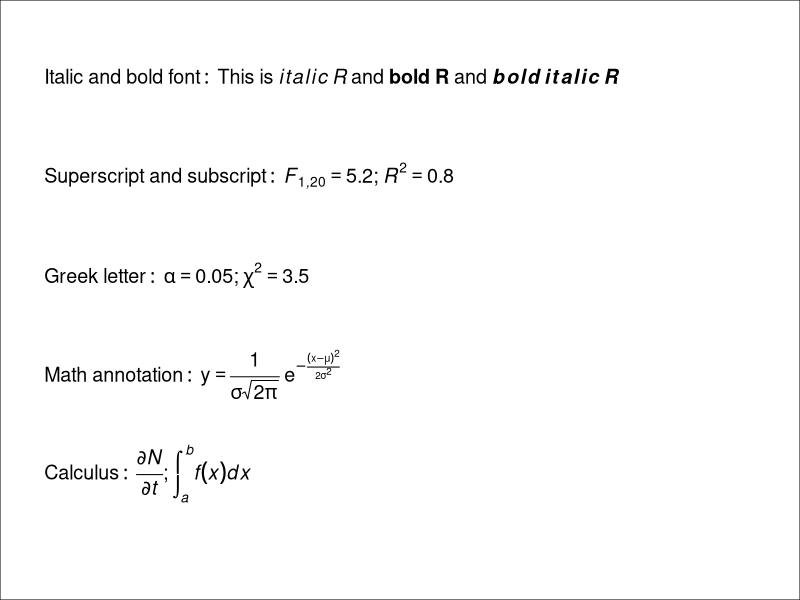
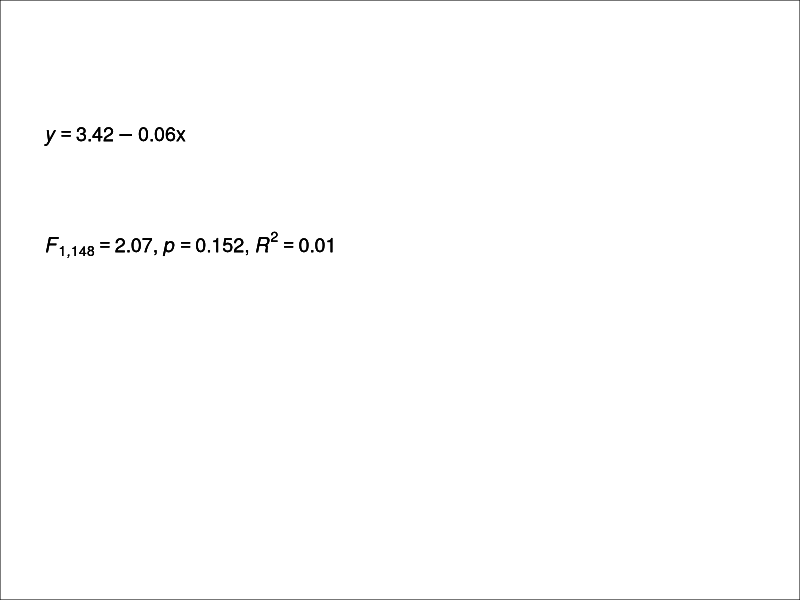
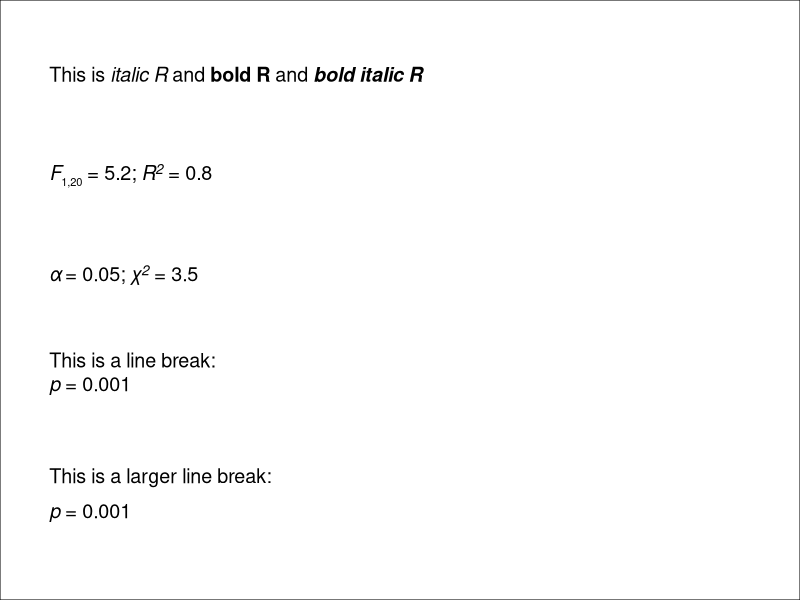

The R script that drew these images, in order:
## ---- chunk 1
knitr::opts_chunk$set(message = F, 
                      error = F, 
                      warning = F,
                      fig.align = "center")

## ---- chunk 2
library(tidyverse)

### Common math expressions and symbols
ggplot() + 
  annotate(geom = "text", x = 1, y = 1, label = expression(Italic~and~bold~font:~This~is~italic(italic~R)~and~bold(bold~R)~and~bolditalic(bold~italic~R)), size = 5, hjust = 0) + 
  annotate(geom = "text", x = 1, y = 0.8, label = expression(Superscript~and~subscript:~italic(F[1*","*20]) == 5.2*";"~italic(R^2) == 0.8), size = 5, hjust = 0) + 
  annotate(geom = "text", x = 1, y = 0.6, label = expression(Greek~letter:~italic(alpha) == 0.05*";"~italic(chi^2) == 3.5), size = 5, hjust = 0) + 
  annotate(geom = "text", x = 1, y = 0.4, label = expression(Math~annotation:~y == frac(1, sigma*sqrt(2*pi))~e^-frac((x-mu)^2, 2*sigma^2)), size = 5, hjust = 0) + 
  annotate(geom = "text", x = 1, y = 0.2, label = expression(Calculus:~italic(frac(partialdiff*N, partialdiff*t))*";"~italic(integral(f(x)*dx, a, b))), size = 5, hjust = 0) + 
  scale_x_continuous(limits = c(0.9, 10)) +
  scale_y_continuous(limits = c(0, 1.1)) + 
  theme_void() +
  theme(plot.background = element_rect())

## ---- chunk 3
### Create functions that extract linear model results
# function for extracting coefficients
lm_coefficients_fun <- function(model){
  
  a <- round(coef(model)[1], 2)
  b <- round(coef(model)[2], 2)
  
  if (b > 0) {
    
    # use ".()" to substitute object values in the expression
    equation <- bquote(italic(y) == .(a) + .(b)*x)
    
  } else {
    
    b <- abs(b)
    equation <- bquote(italic(y) == .(a) - .(b)*x)
    
  }
  
  return(equation)
}

# function for extracting statistical results
lm_stat_results_fun <- function(model){
  
  f <- round(summary(model)$fstatistic[1], digits = 2)
  df1 <- round(summary(model)$fstatistic[2], 1)
  df2 <- round(summary(model)$fstatistic[3], 1)
  p_value <- round(anova(model)$`Pr(>F)`[1], 3)
  r2 <- round(summary(model)$r.squared, digits = 2)
  
  
  if (p_value > 0.001) {
    
    # use ".()" to substitute object values in the expression
    statistics <- bquote(italic(F[.(df1)*","*.(df2)]) == .(f)*","~italic(p) == .(p_value)*","~italic(R^2) ==.(r2))
    
  } else {
    
    statistics <- bquote(italic(F[.(df1)*","*.(df2)]) == .(f)*","~italic(p) < 0.001*","~italic(R^2) == .(r2))
    
  }
  
  return(statistics)
}

### Extract model results and store the expressions as objects
lm_iris <- lm(Sepal.Width ~ Sepal.Length, data = iris)
coefs <- lm_coefficients_fun(model = lm_iris)
stats <- lm_stat_results_fun(model = lm_iris)

### Use "bquote()" again to add the expressions to the plot
ggplot() +
  annotate(geom = "text", x = 1, y = 1, label = bquote(.(coefs)), size = 5, hjust = 0) + 
  annotate(geom = "text", x = 1, y = 0.9, label = bquote(.(stats)), size = 5, hjust = 0) + 
  scale_x_continuous(limits = c(0.9, 10)) +
  scale_y_continuous(limits = c(0.6, 1.1)) + 
  theme_void() +
  theme(plot.background = element_rect())

## ---- chunk 4
library(ggtext)

ggplot() +
  geom_richtext(aes(x = 1, y = 1), label = "This is *italic R* and **bold R** and _**bold italic R**_", size = 5, hjust = 0, fill = NA, label.color = NA) + 
  geom_richtext(aes(x = 1, y = 0.8), label = "*F*<sub><span style='font-size: 8pt'>1,20</span></sub> = 5.2; *R<sup><span style='font-size: 10pt'>2</span></sup>* = 0.8", size = 5, hjust = 0, fill = NA, label.color = NA) + 
  geom_richtext(aes(x = 1, y = 0.6), label = "*&alpha;* = 0.05; *&chi;<sup><span style='font-size: 10pt'>2</span></sup>* = 3.5", size = 5, hjust = 0, fill = NA, label.color = NA) + 
  geom_richtext(aes(x = 1, y = 0.4), label = "This is a line break: <br> *p* = 0.001", size = 5, hjust = 0, fill = NA, label.color = NA) + 
  geom_richtext(aes(x = 1, y = 0.15), label = "This is a larger line break: <br> *p* = 0.001 <span style='font-size: 30pt; color: white'>.</span>", size = 5, hjust = 0, fill = NA, label.color = NA) + 
  scale_x_continuous(limits = c(0.9, 10)) +
  scale_y_continuous(limits = c(0, 1.1)) + 
  theme_void() +
  theme(plot.background = element_rect())

